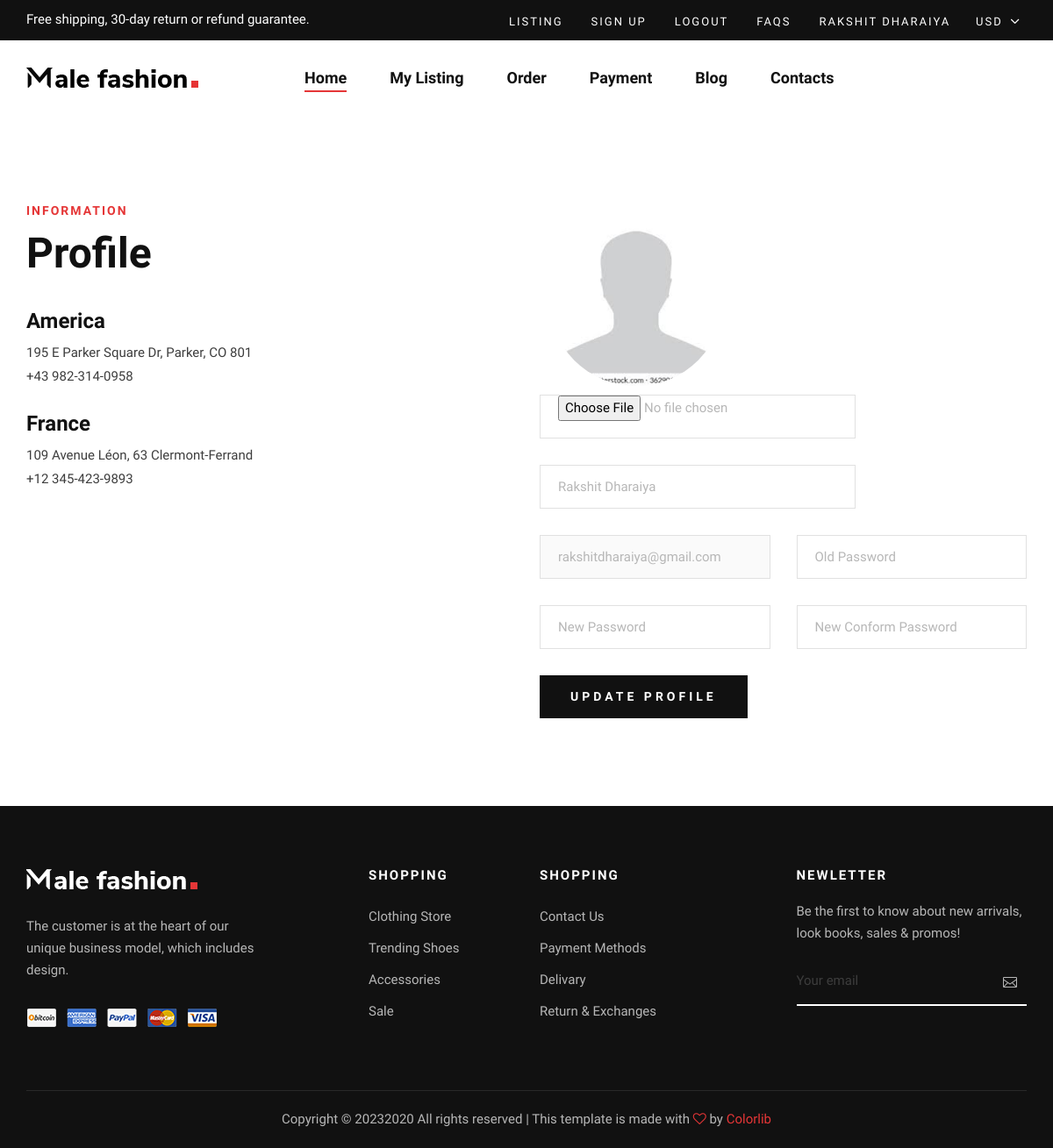
/seller/seller_profile/ (signed in), run on the app's committed database.
### seller_app/models.py (models this page shows, shortened)
class Seller_Register(models.Model):
    seller_name=models.CharField(max_length=50)
    seller_email=models.EmailField(unique=True)
    seller_password=models.CharField(max_length=100)
    seller_conformpassword=models.CharField(max_length=100)
    seller_propic=models.FileField(upload_to="seller/", default="seller/defult.jpg")

### seller_app/views.py (the view)
# urls.py: path('seller_profile/', views.seller_profile, name='seller_profile'),
def seller_profile(request):
    if request.method == "POST":
        seller_data=Seller_Register.objects.get(seller_email=request.session["email"])
        try:
            seller_profile_image=request.FILES["propic"]
        except:
            seller_profile_image=seller_data.seller_propic
        if request.POST["newpassword"]:
            if check_password(request.POST["oldpassword"],seller_data.seller_password):
                if request.POST["newconformpassword"]==request.POST["newpassword"]:
                        seller_data.seller_name=request.POST["name"]
                        seller_data.seller_password=make_password(request.POST["newpassword"])
                        seller_data.seller_conformpassword=make_password(request.POST["newconformpassword"])
                        seller_data.seller_propic=seller_profile_image
                        seller_data.save()
                        return render(request,"seller_profile.html",{"seller_data":seller_data,"msg":"Profile Updated Successfully.."})
                else:
                    return render(request,"seller_profile.html",{"seller_data":seller_data,"msg":"New Password and Conform Password Not Match"})
            else:
                return render(request,"seller_profile.html",{"seller_data":seller_data,"msg":"Old Password Is Not Match.."})
        else:
            seller_data.seller_name=request.POST["name"]
            seller_data.seller_propic=seller_profile_image
            seller_data.save()
            return render(request,"seller_profile.html",{"seller_data":seller_data,"msg":"Profile Updated Successfully.."})
    else:
        seller_data=Seller_Register.objects.get(seller_email=request.session["email"])
        return render(request,"seller_profile.html",{"seller_data":seller_data})

### seller_app/templates/seller_profile.html (shortened to what this page needs)
{% extends 'seller_hedar_fotter.html' %} {% load static %} {% block content %}
    <section class="contact spad">
        <div class="container">
            <div class="row">
                <div class="col-lg-6 col-md-6">
                    <div class="contact__text">
                        <div class="section-title">
                            <span>Information</span>
                            <h2>Profile</h2>
                        </div>
                        <ul>
                            <li>
                                <h4>America</h4>
                                <p>195 E Parker Square Dr, Parker, CO 801 <br />+43 982-314-0958</p>
                            </li>
                            <li>
                                <h4>France</h4>
                                <p>109 Avenue Léon, 63 Clermont-Ferrand <br />+12 345-423-9893</p>
                            </li>
                        </ul>
                    </div>
                </div>
                <div class="col-lg-6 col-md-6">
                    <div class="contact__form">
                        <form action="{% url 'seller_profile' %}" method='post' enctype="multipart/form-data">
                            <div class="row">
                                <div class="col-lg-6">
                                    <img src="{{seller_data.seller_propic.url }}" width="200px" height="200px" style=" margin: 10px; border-radius: 100px;" >
                                </div>
                                <div class="col-lg-8">
                                    <input type="file" placeholder="Image Upload" name="propic"   >
                                </div>
                                <div class="col-lg-8">
                                    <input type="text" placeholder="Name" name="name" value="{{seller_data.seller_name}}">
                                </div>
                                <div class="col-lg-6">
                                    <input type="text" placeholder="Email" name="email" disabled value={{seller_data.seller_email}}>
                                </div>
                                <div class="col-lg-6">
                                    <input type="password" placeholder="Old Password" name="oldpassword">
                                </div>
                                <div class="col-lg-6">
                                    <input type="password" placeholder="New Password" name="newpassword">
                                </div>
                                <div class="col-lg-6">
                                    <input type="password" placeholder="New Conform Password" name="newconformpassword">
                                </div>
                                <div class="col-lg-12">
                                    <button type="submit" class="site-btn">Update  Profile</button>
                                </div>
                            </div>
                        </form>
                    </div>
                </div>
            </div>
        </div>
    </section>
{% endblock %}

### seller_app/templates/seller_hedar_fotter.html (shortened to what this page needs)
{% load static %}
<!DOCTYPE html>
<html lang="zxx">
<head>
    <link rel="stylesheet" href="{% static 'css/bootstrap.min.css' %}" type="text/css">
    <link rel="stylesheet" href="{% static 'css/font-awesome.min.css' %}" type="text/css">
    <link rel="stylesheet" href="{% static 'css/elegant-icons.css' %}" type="text/css">
    <link rel="stylesheet" href="{% static 'css/magnific-popup.css' %}" type="text/css">
    <link rel="stylesheet" href="{% static 'css/nice-select.css' %}" type="text/css">
    <link rel="stylesheet" href="{% static 'css/owl.carousel.min.css' %}" type="text/css">
    <link rel="stylesheet" href="{% static 'css/slicknav.min.css' %}" type="text/css">
    <link rel="stylesheet" href="{% static 'css/style.css' %}" type="text/css">
</head>
<body>
    <header class="header">
        <div class="header__top">
            <div class="container">
                <div class="row">
                    <div class="col-lg-5 col-md-5">
                        <div class="header__top__left">
                            <p>Free shipping, 30-day return or refund guarantee.</p>
                        </div>
                    </div>
                    <div class="col-lg-7 col-md-6">
                        <div class="header__top__right">
                            <div class="header__top__links">
                                {% if seller_data %}
                                <a href="{% url 'seller_listing' %}">LISTING</a>
                                <a href="{% url 'seller_register' %}">Sign Up</a>
                                <a href="{% url 'seller_logout' %}">Logout</a>
                                <a href="#">FAQs</a>
                                <a href="{% url 'seller_profile' %}">{{seller_data.seller_name}}</a>
                                {% else %}
                                <a href="{% url 'seller_register' %}">Sign Up</a>
                                <a href="{% url 'seller_login' %}">Login</a>
                                <a href="#">FAQs</a>
                                {% endif %}
                            </div>
                            <div class="header__top__hover" >
                                <span>Usd <i class="arrow_carrot-down"></i></span>
                            </div>
                        </div>
                    </div>
                </div>
            </div>
        </div>
        <div class="container">
            <div class="row">
                <div class="col-lg-3 col-md-3">
                    <div class="header__logo">
                        <a href="./index.html"><img src="{% static 'img/logo.png' %}" alt=""></a>
                    </div>
                </div>
                <div class="col-lg-7 col-md-6">
                    <nav class="header__menu mobile-menu">
                        <ul>
                            {% if  seller_data %}
                            <li class="active"><a href="{% url 'seller_index' %}">Home</a></li>
                            <li><a href="{% url 'all_listing' %}">My Listing</a></li>
                            <li><a href="{% url 'order' %}">Order</a></li>
                            <li><a href="{% url 'seller_payment' %}">Payment</a></li>
                            <li><a href="./blog.html">Blog</a></li>
                            <li><a href="./contact.html">Contacts</a></li>
                            {% endif %}
                        </ul>
                    </nav>
                </div>
            </div>
        </div>
    </header>
{% block content %}
{% endblock %}
    <footer class="footer">
        <div class="container">
            <div class="row">
                <div class="col-lg-3 col-md-6 col-sm-6">
                    <div class="footer__about">
                        <div class="footer__logo">
                            <a href="#"><img src="{% static 'img/footer-logo.png' %}" alt=""></a>
                        </div>
                        <p>The customer is at the heart of our unique business model, which includes design.</p>
                        <a href="#"><img src="{% static 'img/payment.png' %}" alt=""></a>
                    </div>
                </div>
                <div class="col-lg-2 offset-lg-1 col-md-3 col-sm-6">
                    <div class="footer__widget">
                        <h6>Shopping</h6>
                        <ul>
                            <li><a href="#">Clothing Store</a></li>
                            <li><a href="#">Trending Shoes</a></li>
                            <li><a href="#">Accessories</a></li>
                            <li><a href="#">Sale</a></li>
                        </ul>
                    </div>
                </div>
                <div class="col-lg-2 col-md-3 col-sm-6">
                    <div class="footer__widget">
                        <h6>Shopping</h6>
                        <ul>
                            <li><a href="#">Contact Us</a></li>
                            <li><a href="#">Payment Methods</a></li>
                            <li><a href="#">Delivary</a></li>
                            <li><a href="#">Return & Exchanges</a></li>
                        </ul>
                    </div>
                </div>
                <div class="col-lg-3 offset-lg-1 col-md-6 col-sm-6">
                    <div class="footer__widget">
                        <h6>NewLetter</h6>
                        <div class="footer__newslatter">
                            <p>Be the first to know about new arrivals, look books, sales & promos!</p>
                            <form action="#">
                                <input type="text" placeholder="Your email">
                                <button type="submit"><span class="icon_mail_alt"></span></button>
                            </form>
                        </div>
                    </div>
                </div>
            </div>
            <div class="row">
                <div class="col-lg-12 text-center">
                    <div class="footer__copyright__text">
                        <p>Copyright ©
                            2020
                            All rights reserved | This template is made with <i class="fa fa-heart-o"
                            aria-hidden="true"></i> by <a href="https://colorlib.com" target="_blank">Colorlib</a>
                        </p>
                    </div>
                </div>
            </div>
        </div>
    </footer>
</body>
</html>

### data on the page
Seller_Register: seller_name "RAKSHIT DHARAIYA", seller_propic (picture), name "Rakshit Dharaiya", email "rakshitdharaiya@gmail.com"
